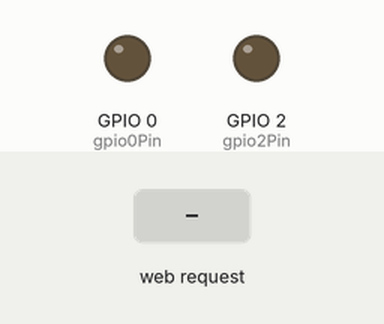
This sketch was run on a simulated ESP8266 (NodeMCU). Shown: output pins drawn as LEDs (lit = HIGH). The inputs (shaded band) are chosen by the test bench. WiFi joins after 1.5 s; servers stay silent unless stated; what the sketch prints to the serial monitor is not drawn.

Above: at 2.7 s.
2.8 s: HTTP request GET /0/on received
At 4.0 s:
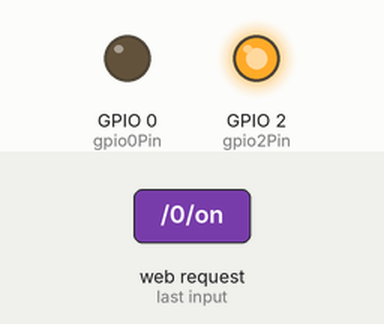
4.3 s: HTTP request GET /0/off received
At 5.2 s:
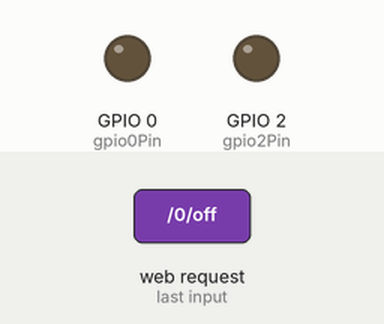
5.8 s: HTTP request GET /1/on received
At 6.3 s:
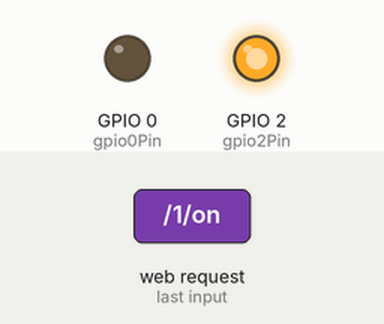
Timing chart, 0 to 8.8 s (numbered marks = the images above; inputs shaded):
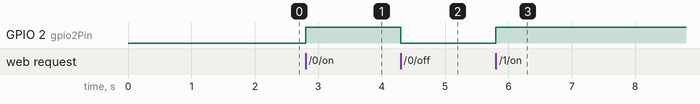

The sketch:

Sprinkiler_Wifi.ino
```cpp
/*********
  Rui Santos
  Complete project details at https://randomnerdtutorials.com
*********/

// Load Wi-Fi library
#include <ESP8266WiFi.h>

// Replace with your network credentials
const char* ssid     = "Ninja";
const char* password = "GOhnert2014";

// Set web server port number to 80
WiFiServer server(80);

// Variable to store the HTTP request
String header;

// Auxiliar variables to store the current output state

String Zone1State = "off";
String Zone2State = "off";
String Zone3State = "off";
String Zone4State = "off";
String AllZoneState = "off";

char AllZoneon[6] = "?"; //String data
char AllZoneoff[6] = "0"; //String data
char Zone1on[6] = "1"; //String data
char Zone1off[6] = "5"; //String data
char Zone2on[6] = "2"; //String data
char Zone2off[6] = "6"; //String data
char Zone3on[6] = "3"; //String data
char Zone3off[6] = "7"; //String data
char Zone4on[6] = "4"; //String data
char Zone4off[6]= "8"; //String data

// Assign output variables to GPIO pins

  int gpio0Pin = 0;
  int gpio2Pin = 2;


void setup() {


  Serial.begin(9600);
  // Initialize the output variables as outputs

  pinMode(gpio0Pin, OUTPUT);
  pinMode(gpio2Pin, OUTPUT);


  // Set outputs to LOW

  digitalWrite(gpio0Pin, LOW);
  digitalWrite(gpio2Pin, LOW);


  // Connect to Wi-Fi network with SSID and password
 // Serial.print("Connecting to ");
 // Serial.println(ssid);
  WiFi.begin(ssid, password);
  while (WiFi.status() != WL_CONNECTED) {
    delay(500);
    //Serial.print(".");
  }
  // Print local IP address and start web server
 // Serial.println("");
 // Serial.println("WiFi connected.");
 // Serial.println("IP address: ");
  //Serial.println(WiFi.localIP());
  server.begin();
}

void loop(){
  WiFiClient client = server.available();   // Listen for incoming clients

  if (client) {                             // If a new client connects,
    //Serial.println("New Client.");          // print a message out in the serial port
    String currentLine = "";                // make a String to hold incoming data from the client
    while (client.connected()) {            // loop while the client's connected
      if (client.available()) {             // if there's bytes to read from the client,
        char c = client.read();             // read a byte, then
        //Serial.write(c);                    // print it out the serial monitor
        header += c;
        if (c == '\n') {                    // if the byte is a newline character
          // if the current line is blank, you got two newline characters in a row.
          // that's the end of the client HTTP request, so send a response:
          if (currentLine.length() == 0) {
            // HTTP headers always start with a response code (e.g. HTTP/1.1 200 OK)
            // and a content-type so the client knows what's coming, then a blank line:
            client.println("HTTP/1.1 200 OK");
            client.println("Content-type:text/html");
            client.println("Connection: close");
            client.println();

            // turns the GPIOs on and off
            if (header.indexOf("GET /0/on") >= 0) {
              Serial.write(Zone1on,6);
              Zone1State = "on";
              digitalWrite(gpio2Pin, HIGH);
              delay(100);

            } else if (header.indexOf("GET /0/off") >= 0) {
              Serial.write(Zone1off,6);
             Zone1State = "off";
             digitalWrite(gpio2Pin, LOW);
              delay(100);

            } else if (header.indexOf("GET /1/on") >= 0) {
              Serial.write(Zone2on,6);
              Zone2State = "on";
              digitalWrite(gpio2Pin, HIGH);
              delay(100);

            } else if (header.indexOf("GET /1/off") >= 0) {
            Serial.write(Zone2off,6);
            Zone2State = "off";
            digitalWrite(gpio2Pin, LOW);
            delay(100);

            } else if (header.indexOf("GET /2/on") >= 0) {
              Serial.write(Zone3on,6);
              Zone3State = "on";
              digitalWrite(gpio2Pin, HIGH);
              delay(100);

            } else if (header.indexOf("GET /2/off") >= 0) {
              Serial.write(Zone3off,6);
             Zone3State = "off";
             digitalWrite(gpio2Pin, LOW);
             delay(100);

            } else if (header.indexOf("GET /3/on") >= 0) {
              Serial.write(Zone4on,6);
              Zone4State = "on";
              digitalWrite(gpio2Pin, HIGH);
              delay(100);

            } else if (header.indexOf("GET /3/off") >= 0) {
              Serial.write(Zone4off,6);
            Zone4State = "off";
            digitalWrite(gpio2Pin, LOW);
            delay(100);

            }else if (header.indexOf("GET /4/on") >= 0) {
              Serial.write(AllZoneon,6);
              AllZoneState = "on";
              digitalWrite(gpio2Pin, HIGH);
              delay(100);

            } else if (header.indexOf("GET /4/off") >= 0) {
              Serial.write(AllZoneoff,6);
              AllZoneState = "off";
              digitalWrite(gpio2Pin, LOW);
              delay(100);
            }


           // Display the HTML web page
            client.println("<!DOCTYPE html><html>");
            client.println("<head><meta name=\"viewport\" content=\"width=device-width, initial-scale=1\">");
            client.println("<link rel=\"icon\" href=\"data:,\">");
            // CSS to style the on/off buttons
            // Feel free to change the background-color and font-size attributes to fit your preferences
            client.println("<style>html { font-family: Helvetica; display: inline-block; margin: 0px auto; text-align: center;}");
            client.println(".button { background-color: #195B6A; border: none; color: white; padding: 16px 40px;");
            client.println("text-decoration: none; font-size: 30px; margin: 2px; cursor: pointer;}");
            client.println(".button2 {background-color: #77878A;}</style></head>");


            // Web Page Heading
            client.println("<body><h1>ESP8266 Web Server</h1>");

            // Display current state, and ON/OFF buttons for Zone 1
            client.println("<p>Zone 1 - State " + Zone1State + "</p>");
            // If the output0State is off, it displays the ON button
            if (Zone1State=="off") {
              client.println("<p><a href=\"/0/on\"><button class=\"button\">ON</button></a></p>");
            } else {
              client.println("<p><a href=\"/0/off\"><button class=\"button button2\">OFF</button></a></p>");
            }

            // Display current state, and ON/OFF buttons for Zone 2
            client.println("<p>Zone 2 - State " + Zone2State + "</p>");
            // If the output4State is off, it displays the ON button
            if (Zone2State=="off") {
              client.println("<p><a href=\"/1/on\"><button class=\"button\">ON</button></a></p>");
            } else {
              client.println("<p><a href=\"/1/off\"><button class=\"button button2\">OFF</button></a></p>");
            }
            client.println("</body></html>");

            // Display current state, and ON/OFF buttons for Zone 3
            client.println("<p>Zone 3 - State " + Zone3State + "</p>");
            // If the output2State is off, it displays the ON button
            if (Zone3State=="off") {
              client.println("<p><a href=\"/2/on\"><button class=\"button\">ON</button></a></p>");
            } else {
              client.println("<p><a href=\"/2/off\"><button class=\"button button2\">OFF</button></a></p>");
            }

            // Display current state, and ON/OFF buttons for Zone 4
            client.println("<p>Zone 4 - State " + Zone4State + "</p>");
            // If the output4State is off, it displays the ON button
            if (Zone4State=="off") {
              client.println("<p><a href=\"/3/on\"><button class=\"button\">ON</button></a></p>");
            } else {
              client.println("<p><a href=\"/3/off\"><button class=\"button button2\">OFF</button></a></p>");
            }
            client.println("</body></html>");

             // Display current state, and ON/OFF buttons for All Zones
            client.println("<p>All Zones - State " + AllZoneState + "</p>");
            // If the AllZoneState is off, it displays the ON button
            if (AllZoneState=="off") {
              client.println("<p><a href=\"/4/on\"><button class=\"button\">ON</button></a></p>");
            } else {
              client.println("<p><a href=\"/4/off\"><button class=\"button button2\">OFF</button></a></p>");
            }
            client.println("</body></html>");


            // The HTTP response ends with another blank line
            client.println();
            // Break out of the while loop
            break;
          } else { // if you got a newline, then clear currentLine
            currentLine = "";
          }
        } else if (c != '\r') {  // if you got anything else but a carriage return character,
          currentLine += c;      // add it to the end of the currentLine
        }
      }
    }
    // Clear the header variable
    header = "";
    // Close the connection
    client.stop();
    //Serial.println("Client disconnected.");
   // Serial.println("");

  }
}

void loop2(){

}
```

Measured:
- after the input at 2.8 s, GPIO 2 (gpio2Pin): LOW → HIGH at once
- after the input at 4.3 s, GPIO 2 (gpio2Pin): HIGH → LOW at once
- after the input at 5.8 s, GPIO 2 (gpio2Pin): LOW → HIGH at once
